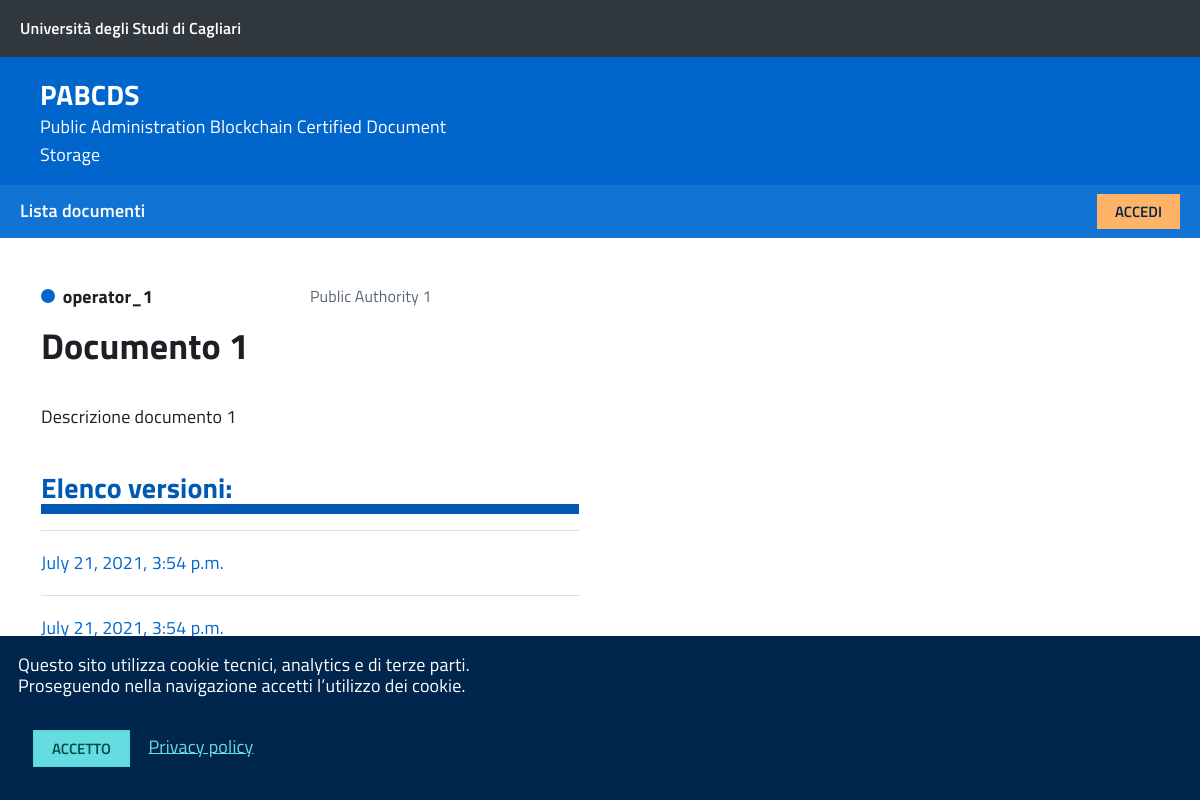
The page /1 on the database its author committed.
### api/document/models.py (models this page shows, shortened)
class Document(models.Model):
    id = models.AutoField(primary_key=True)
    title = models.CharField(max_length=60, null=False)
    description = models.TextField(null=True, max_length=500)
    author = models.ForeignKey(PaOperator, null=False, on_delete=models.RESTRICT)
    require_permission = models.BooleanField(null=False, default=True)

class DocumentVersion(models.Model):
    id = models.AutoField(primary_key=True)
    author = models.ForeignKey(PaOperator, null=False, on_delete=models.RESTRICT)
    creation_timestamp = models.DateTimeField(null=False, default=now)
    file_resource = models.FileField(null=False)
    document = models.ForeignKey(Document, null=False, on_delete=models.RESTRICT)
    class Meta:
        unique_together = (('creation_timestamp', 'document'),)
    indexes = [
        models.Index(fields=['creation_timestamp', ]),
    ]

### api/user/models.py (models this page shows, shortened)
class PaOperator(User):
    operator_code = models.CharField(unique=True, max_length=10, null=False)
    public_authority = models.ForeignKey(PublicAuthority, null=False, on_delete=models.CASCADE)
    bc_address = EthereumAddressField(null=False)
    bc_secret_key = models.CharField(max_length=200, null=False)
    class Meta:
        verbose_name = 'Pa Operator'

class PublicAuthority(models.Model):
    id = models.AutoField(primary_key=True)
    name = models.CharField(unique=True, max_length=40, null=False)

### frontend/views.py (the view)
# urls.py: path('<int:document_id>', views.document_versions_list_view, name='document-versions'),
def document_versions_list_view(request, document_id):
    queryset = document_queryset(request)  # api.document.queryset is permission filtered
    exists = queryset.filter(id=document_id).exists()
    if exists:
        document = queryset.get(id=document_id)
        versions = DocumentVersion.objects.filter(document=document).order_by('-creation_timestamp')
        is_favorite = Favorite.objects.filter(document__id=document_id,
                                              citizen__username=request.user.username).exists()
        return render(request, 'document_detail_and_version_list.html',
                      {'document': document, 'versions': versions, 'is_favorite': is_favorite})
    return handler404(request)

### api/document/querysets.py (called while the page is built)
def document_queryset(request):
    if request.user is not None:
        if PaOperator.objects.filter(username=request.user.username).exists():
            operator = PaOperator.objects.get(username=request.user.username)
            return Document.objects.filter(
                Q(author__public_authority=operator.public_authority) | Q(require_permission=False))
        else:
            if Citizen.objects.filter(username=request.user.username).exists():
                citizen = Citizen.objects.get(username=request.user.username)
                filtered_permissions = Permission.objects.filter(citizen=citizen)
                return Document.objects.filter(
                    Q(id__in=[permission.document.id for permission in filtered_permissions]) | Q(
                        require_permission=False))
    return Document.objects.filter(require_permission=False)

### templates/document_detail_and_version_list.html (shortened to what this page needs)
{% extends 'base.html' %}
{% block site %}
    <div id="main">
        <div class="u-layout-wide u-layoutCenter u-text-r-l u-padding-r-top u-margin-r-bottom u-layout-r-withGutter">
            <section class="Grid">
                <div class="Grid-cell u-sizeFull u-md-size1of2 u-lg-size1of2 u-text-r-s u-padding-r-all">
                    <div class="Grid Grid--fit u-margin-r-bottom">
                        <p class="Grid-cell">
                            <span class="Dot u-background-50"></span>
                            <strong class=" u-text-r-xs">{{ document.author.username }}</strong>
                        </p>
                        <p class="Grid-cell u-textSecondary">
                            {{ document.author.public_authority.name }}
                        </p>
                    </div>
                    <div class="u-text-r-l u-layout-prose">
                        <h2 class="u-text-h2 u-margin-r-bottom">{{ document.title }}</h2>
                        <article class="Prose u-layout-prose">
                            <p>{{ document.description }} </p>
                        </article>
                    </div>
                    <div class="u-sizeFull u-text-r-s u-color-70 u-margin-top-xxl">
                        <h3 class="u-border-bottom-m u-text-h3 u-color-60">Elenco versioni:</h3>
                        {% if versions %}
                            <ul class="Linklist Prose u-text-r-xs">
                                {% for v in versions %}
                                    <li><a href="{% url 'version-detail' v.id %}">{{ v.creation_timestamp }}</a></li>
                                {% endfor %}
                            </ul>
                        {% else %}
                            <p class="u-textSecondary u-lineHeight-l">Nessuna versione</p>
                        {% endif %}
                    </div>
                </div>
                <div class="Grid-cell u-sizeFull u-md-size1of2 u-lg-size1of2 u-text-r-s u-padding-r-all">
                </div>
            </section>
        </div>
    </div>
{% endblock site %}

### templates/base.html (shortened to what this page needs)
{% load static %}
<!DOCTYPE html>
<html class="no-js" lang="it">
<head>
    <link media="all" rel="stylesheet" href="{% static "agid/build.css" %}">
</head>
<body class="t-Pac">
<div id="cookie-bar" class="CookieBar js-CookieBar u-background-95 u-padding-r-all" aria-hidden="true">
    <p class="u-color-white u-text-r-xs u-lineHeight-m u-padding-r-bottom">Questo sito utilizza cookie tecnici,
        analytics e di terze parti.
        <br>Proseguendo nella navigazione accetti l’utilizzo dei cookie.<br>
    </p>
    <p>
        <button class="Button Button--default u-text-r-xxs js-cookieBarAccept u-inlineBlock u-margin-r-all">Accetto
        </button>
        <a href="" class="u-text-r-xs u-color-teal-50">Privacy policy</a>
    </p>
</div>
<ul class="Skiplinks js-fr-bypasslinks u-hiddenPrint">
</ul>
<header class="Header Headroom--fixed js-Headroom u-hiddenPrint">
    <div class="Header-banner ">
        <div class="Header-owner Headroom-hideme ">
            <a href=""><span>Università degli Studi di Cagliari</span></a>
        </div>
    </div>
    <div class="Header-navbar ">
        <div class="u-layout-wide Grid Grid--alignMiddle u-layoutCenter">
            <div class="Header-title Grid-cell">
                <h1 class="Header-titleLink">
                    <a href="/">
                        PABCDS<br>
                        <small>Public Administration Blockchain Certified Document Storage</small>
                    </a>
                </h1>
            </div>
        </div>
    </div>
    <div class="Headroom-hideme u-textCenter u-hidden u-sm-hidden u-md-block u-lg-block">
        <nav class="Megamenu Megamenu--default js-megamenu " data-rel=".Offcanvas .Treeview"></nav>
    </div>
</header>
<section
        class="Offcanvas Offcanvas--right Offcanvas--modal js-fr-offcanvas u-jsVisibilityHidden u-nojsDisplayNone u-hiddenPrint"
        id="menu">
    <div class="Offcanvas-content u-background-white">
        <nav>
            <ul class="Linklist Linklist--padded Treeview Treeview--default js-Treeview u-text-r-xs">
                <li><a href="{% url 'document-list' %}">Lista documenti</a></li>
                <li data-megamenu-class="Megamenu-area">
                    {% if user.is_authenticated %}
                        <a data-megamenu-class="Button u-border-none u-color-95 u-background-compl u-text-r-xxs"
                           href="{% url 'logout' %}">Logout</a>
                    {% else %}
                        <a data-megamenu-class="Button u-border-none u-color-95 u-background-compl u-text-r-xxs"
                           href="{% url 'login' %}">Accedi</a>
                    {% endif %}
                </li>
            </ul>
        </nav>
    </div>
</section>
<div id="main" role="main">
    {% block site %}{% endblock site %}
</div>
</body>
</html>

### rows shown on the page
Document: author.username "operator_1", author.public_authority.name "Public Authority 1", title "Documento 1", description "Descrizione documento 1"
DocumentVersion: creation_timestamp "July 21, 2021, 3:54 p.m."
DocumentVersion: creation_timestamp "July 21, 2021, 3:54 p.m."
